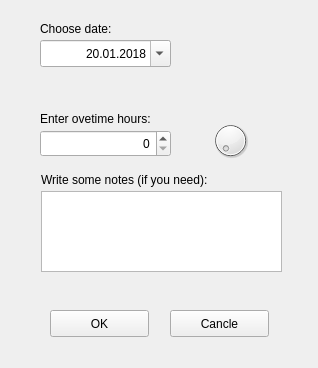
<?xml version="1.0" encoding="UTF-8"?>
<ui version="4.0">
 <class>addOvertimeForm</class>
 <widget class="QWidget" name="addOvertimeForm">
  <property name="windowModality">
   <enum>Qt::WindowModal</enum>
  </property>
  <property name="geometry">
   <rect>
    <x>0</x>
    <y>0</y>
    <width>318</width>
    <height>368</height>
   </rect>
  </property>
  <property name="sizePolicy">
   <sizepolicy hsizetype="Fixed" vsizetype="Fixed">
    <horstretch>0</horstretch>
    <verstretch>0</verstretch>
   </sizepolicy>
  </property>
  <property name="minimumSize">
   <size>
    <width>318</width>
    <height>368</height>
   </size>
  </property>
  <property name="maximumSize">
   <size>
    <width>318</width>
    <height>368</height>
   </size>
  </property>
  <property name="windowTitle">
   <string>Add overtime</string>
  </property>
  <widget class="QTextEdit" name="noteText">
   <property name="geometry">
    <rect>
     <x>41</x>
     <y>191</y>
     <width>241</width>
     <height>81</height>
    </rect>
   </property>
   <property name="sizePolicy">
    <sizepolicy hsizetype="Fixed" vsizetype="Fixed">
     <horstretch>0</horstretch>
     <verstretch>0</verstretch>
    </sizepolicy>
   </property>
   <property name="documentTitle">
    <string/>
   </property>
   <property name="placeholderText">
    <string/>
   </property>
  </widget>
  <widget class="QLabel" name="label">
   <property name="geometry">
    <rect>
     <x>41</x>
     <y>171</y>
     <width>211</width>
     <height>17</height>
    </rect>
   </property>
   <property name="text">
    <string>Write some notes (if you need):</string>
   </property>
  </widget>
  <widget class="QLabel" name="label_2">
   <property name="geometry">
    <rect>
     <x>40</x>
     <y>110</y>
     <width>151</width>
     <height>17</height>
    </rect>
   </property>
   <property name="text">
    <string>Enter ovetime hours:</string>
   </property>
  </widget>
  <widget class="QDateEdit" name="dateEdit">
   <property name="geometry">
    <rect>
     <x>40</x>
     <y>40</y>
     <width>131</width>
     <height>27</height>
    </rect>
   </property>
   <property name="layoutDirection">
    <enum>Qt::LeftToRight</enum>
   </property>
   <property name="alignment">
    <set>Qt::AlignRight|Qt::AlignTrailing|Qt::AlignVCenter</set>
   </property>
   <property name="accelerated">
    <bool>false</bool>
   </property>
   <property name="minimumDate">
    <date>
     <year>2017</year>
     <month>12</month>
     <day>23</day>
    </date>
   </property>
   <property name="currentSection">
    <enum>QDateTimeEdit::DaySection</enum>
   </property>
   <property name="displayFormat">
    <string>dd.MM.yyyy</string>
   </property>
   <property name="calendarPopup">
    <bool>true</bool>
   </property>
   <property name="timeSpec">
    <enum>Qt::UTC</enum>
   </property>
   <property name="date">
    <date>
     <year>2018</year>
     <month>1</month>
     <day>20</day>
    </date>
   </property>
  </widget>
  <widget class="QSpinBox" name="hours_counter">
   <property name="geometry">
    <rect>
     <x>40</x>
     <y>130</y>
     <width>131</width>
     <height>27</height>
    </rect>
   </property>
   <property name="alignment">
    <set>Qt::AlignRight|Qt::AlignTrailing|Qt::AlignVCenter</set>
   </property>
   <property name="maximum">
    <number>24</number>
   </property>
  </widget>
  <widget class="QDial" name="regulator">
   <property name="geometry">
    <rect>
     <x>200</x>
     <y>120</y>
     <width>61</width>
     <height>41</height>
    </rect>
   </property>
   <property name="cursor">
    <cursorShape>OpenHandCursor</cursorShape>
   </property>
   <property name="mouseTracking">
    <bool>true</bool>
   </property>
   <property name="toolTip">
    <string extracomment="Select overtimes hours"/>
   </property>
   <property name="toolTipDuration">
    <number>1</number>
   </property>
   <property name="maximum">
    <number>24</number>
   </property>
  </widget>
  <widget class="QLabel" name="label_3">
   <property name="geometry">
    <rect>
     <x>40</x>
     <y>20</y>
     <width>91</width>
     <height>17</height>
    </rect>
   </property>
   <property name="text">
    <string>Choose date:</string>
   </property>
  </widget>
  <widget class="QPushButton" name="ok_btn">
   <property name="geometry">
    <rect>
     <x>50</x>
     <y>310</y>
     <width>99</width>
     <height>27</height>
    </rect>
   </property>
   <property name="text">
    <string>OK</string>
   </property>
  </widget>
  <widget class="QPushButton" name="cancel_btn">
   <property name="geometry">
    <rect>
     <x>170</x>
     <y>310</y>
     <width>99</width>
     <height>27</height>
    </rect>
   </property>
   <property name="text">
    <string>Cancle</string>
   </property>
  </widget>
  <widget class="QLabel" name="overtime_level">
   <property name="geometry">
    <rect>
     <x>210</x>
     <y>20</y>
     <width>88</width>
     <height>95</height>
    </rect>
   </property>
   <property name="sizePolicy">
    <sizepolicy hsizetype="Fixed" vsizetype="Fixed">
     <horstretch>0</horstretch>
     <verstretch>0</verstretch>
    </sizepolicy>
   </property>
   <property name="text">
    <string/>
   </property>
   <property name="pixmap">
    <pixmap>../resources/overtime_level1.png</pixmap>
   </property>
  </widget>
 </widget>
 <resources/>
 <connections>
  <connection>
   <sender>regulator</sender>
   <signal>valueChanged(int)</signal>
   <receiver>hours_counter</receiver>
   <slot>setValue(int)</slot>
   <hints>
    <hint type="sourcelabel">
     <x>220</x>
     <y>120</y>
    </hint>
    <hint type="destinationlabel">
     <x>105</x>
     <y>123</y>
    </hint>
   </hints>
  </connection>
  <connection>
   <sender>hours_counter</sender>
   <signal>valueChanged(int)</signal>
   <receiver>regulator</receiver>
   <slot>setValue(int)</slot>
   <hints>
    <hint type="sourcelabel">
     <x>105</x>
     <y>143</y>
    </hint>
    <hint type="destinationlabel">
     <x>230</x>
     <y>140</y>
    </hint>
   </hints>
  </connection>
 </connections>
</ui>
